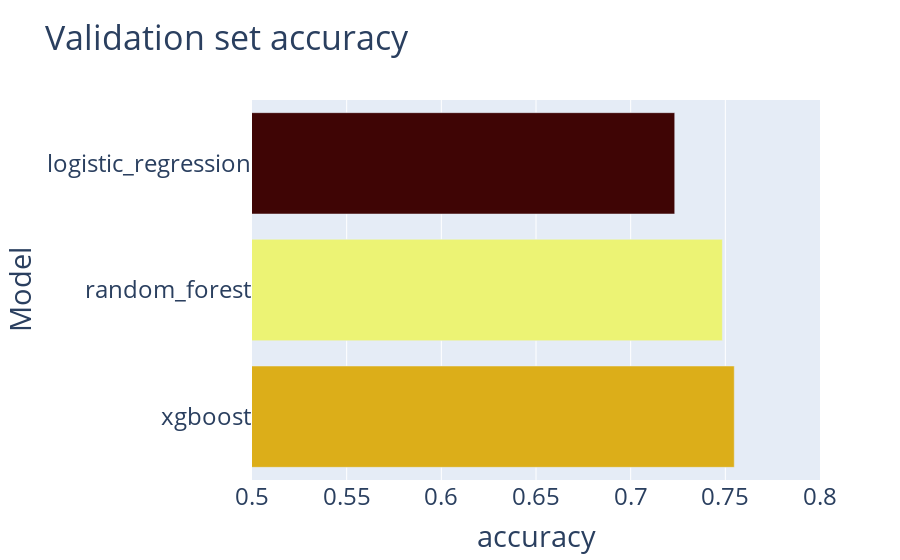

Notebook source saved alongside this figure:
### Markdown cell above
### Validation set accuracy

### Code cell
validation_accuracy = {}
for model_reports in glob.glob('../models/*/reports.json'):
    model_name = model_reports.split('/')[-2]
    accuracy = json.load(open(model_reports, 'r'))['validation_report']['accuracy']
    validation_accuracy[model_name] = accuracy

fig = px.bar(
    x=validation_accuracy.values(),
    y=validation_accuracy.keys(),
    color=validation_accuracy.values(),
    color_continuous_scale='oxy',
    title='Validation set accuracy',
    labels={'x': 'accuracy', 'y': 'Model'}
    )

fig.update_layout(yaxis={'categoryorder': 'total descending'}, font={'size': 24})
fig.update_xaxes(range=[0.5, 0.8])
fig.update_coloraxes(showscale=False)
fig.write_image('../../images/validation-accuracy.png', scale=10)
fig

### Figure 1 — Plotly figure (JSON) as saved in the notebook; plotly's stock layout.template omitted (floating-point values rounded to 4 significant figures)
{"data": [{"alignmentgroup": "True", "hovertemplate": "accuracy=%{x}<br>Model=%{y}<br>color=%{marker.color}<extra></extra>", "legendgroup": "", "marker": {"color": [0.7233, 0.7547, 0.7484], "coloraxis": "coloraxis", "pattern": {"shape": ""}}, "name": "", "offsetgroup": "", "orientation": "h", "showlegend": false, "textposition": "auto", "type": "bar", "x": [0.7233, 0.7547, 0.7484], "xaxis": "x", "y": ["logistic_regression", "xgboost", "random_forest"], "yaxis": "y"}], "layout": {"barmode": "relative", "coloraxis": {"colorbar": {"title": {"text": "color"}}, "colorscale": [[0, "rgb(63, 5, 5)"], [0.09091, "rgb(101, 6, 13)"], [0.1818, "rgb(138, 17, 9)"], [0.2727, "rgb(96, 95, 95)"], [0.3636, "rgb(119, 118, 118)"], [0.4545, "rgb(142, 141, 141)"], [0.5455, "rgb(166, 166, 165)"], [0.6364, "rgb(193, 192, 191)"], [0.7273, "rgb(222, 222, 220)"], [0.8182, "rgb(239, 248, 90)"], [0.9091, "rgb(230, 210, 41)"], [1, "rgb(220, 174, 25)"]], "showscale": false}, "font": {"size": 24}, "legend": {"tracegroupgap": 0}, "title": {"text": "Validation set accuracy"}, "xaxis": {"anchor": "y", "domain": [0, 1], "range": [0.5, 0.8], "title": {"text": "accuracy"}}, "yaxis": {"anchor": "x", "categoryorder": "total descending", "domain": [0, 1], "title": {"text": "Model"}}}}
